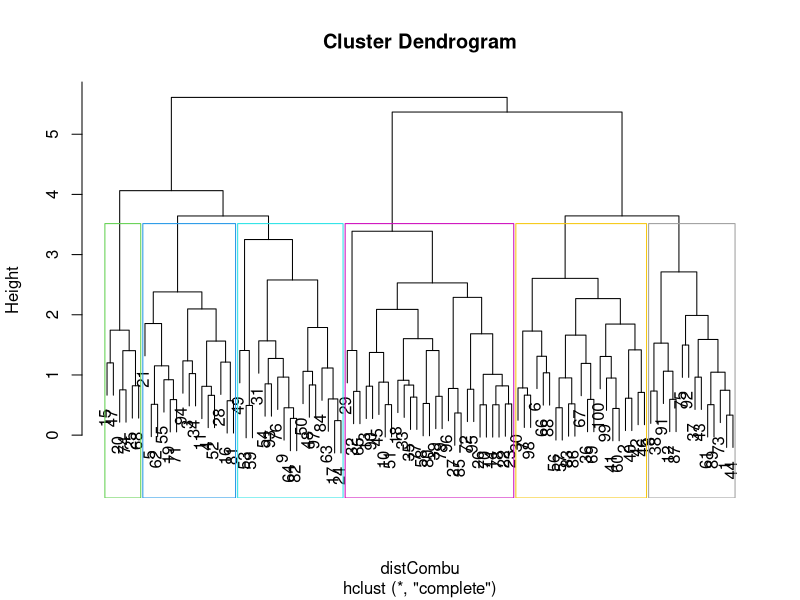
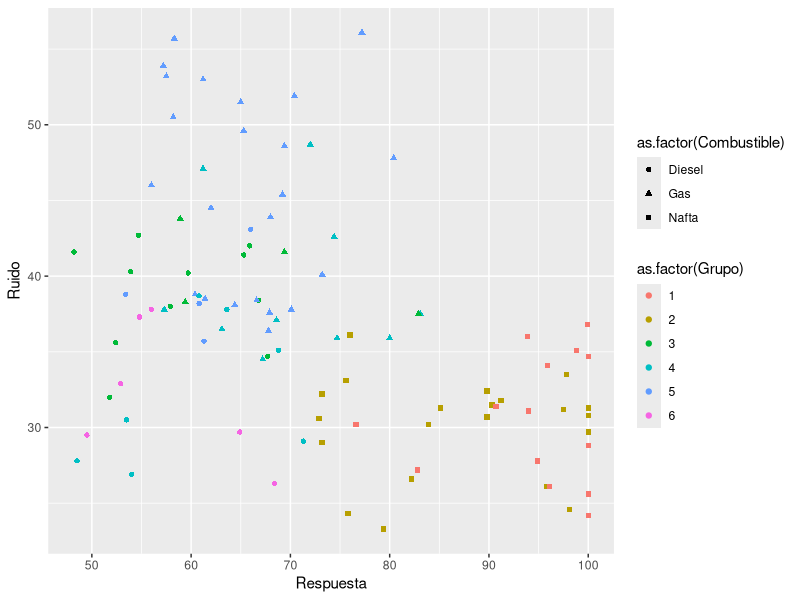

The R source for these figures, in order:
#leo csv
combu<-read.csv("combustibles.csv",stringsAsFactors = TRUE)
set.seed(35971187)

# 1-
#   a. Realizar un agrupamiento jerárquico de 6 grupos sin usar la columna Combustible.


#hago una primera lectura de los datos para entender el contenido con summary y head
summary(combu)
head(combu)

# Saco columna Combustible, escalo las numericas y calculo distincia con dist() 
combu2 <- combu[,-1]
summary(combu2)

distCombu <- dist(scale(combu2))
summary(distCombu)
head(distCombu)

#Aplico hclust
hc <- hclust(distCombu)

#Grafico
plot(hc)

#Agrupo en cuadradantes
#muestra las agrupaciones en la viz
rect.hclust(hc,k=6, border=3:10)

#Agrego columna grupo
combu2 <- cbind(combu, Grupo=cutree(hc,k=6))
head(combu2)


# b. Realizar un gráfico con eje x=Respuesta. eje y=Ruido. color=agrupamiento 
# según punto a.


#Grafico con ggplot  
#(le agrego también shape con Combustible para una mejor identificación)
library(ggplot2)
summary(combu2)
ggplot(combu2,aes(x=Respuesta,y=Ruido,col=as.factor(Grupo),shape=as.factor(Combustible))) + geom_point()


# c. Identificar cuales grupos pertenecerían a cada uno de los combustibles. 
# Cual es la proporción de vehículos que quedarían agrupados erróneamente?


#Matriz de confusion para ver tipo de combustible por grupo:
table(combu2$Combustible,combu2$Grupo)

#         1  2  3  4  5  6
# Diesel  0  0 11  7  4  6
# Gas     0  0  4 10 23  0
# Nafta  14 21  0  0  0  0

# 1c. Analizando el gráfico y la matriz puedo decir que:

# Los grupos más claros son el 1 y el 2, que pertenecen al combustible Nafta
# Quedaron bien agrupados y sin error
# Luego los grupos 3,4,5 y 6 son más confusos porque quedaron más mezclados el Diesel y el Gas
# El gas quedó principalmente agrupado en el 4 y el 5 (mayor presencia en el 5)
# Pero Diesel tiene presencia en los 4 grupos (mayor presencia en 3 y 4)
#
# Proporcion de agrupamiento erronea:
# 14 de Gas (grupo 3 y 4) y 10 de Diesel (grupo 5 y 6)= 24/100
# El 24%

############################################################################################################
